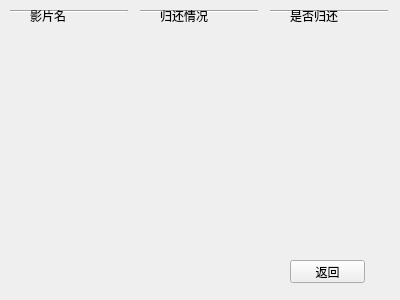
<?xml version="1.0" encoding="UTF-8"?>
<ui version="4.0">
 <class>guihuan</class>
 <widget class="QWidget" name="guihuan">
  <property name="geometry">
   <rect>
    <x>0</x>
    <y>0</y>
    <width>400</width>
    <height>300</height>
   </rect>
  </property>
  <property name="windowTitle">
   <string>Form</string>
  </property>
  <widget class="QPushButton" name="pushButton">
   <property name="geometry">
    <rect>
     <x>290</x>
     <y>260</y>
     <width>75</width>
     <height>23</height>
    </rect>
   </property>
   <property name="text">
    <string>返回</string>
   </property>
  </widget>
  <widget class="Line" name="line">
   <property name="geometry">
    <rect>
     <x>10</x>
     <y>10</y>
     <width>118</width>
     <height>3</height>
    </rect>
   </property>
   <property name="orientation">
    <enum>Qt::Horizontal</enum>
   </property>
  </widget>
  <widget class="QLabel" name="label">
   <property name="geometry">
    <rect>
     <x>30</x>
     <y>10</y>
     <width>54</width>
     <height>12</height>
    </rect>
   </property>
   <property name="text">
    <string>影片名</string>
   </property>
  </widget>
  <widget class="Line" name="line_2">
   <property name="geometry">
    <rect>
     <x>140</x>
     <y>10</y>
     <width>118</width>
     <height>3</height>
    </rect>
   </property>
   <property name="orientation">
    <enum>Qt::Horizontal</enum>
   </property>
  </widget>
  <widget class="QLabel" name="label_2">
   <property name="geometry">
    <rect>
     <x>160</x>
     <y>10</y>
     <width>54</width>
     <height>12</height>
    </rect>
   </property>
   <property name="text">
    <string>归还情况</string>
   </property>
  </widget>
  <widget class="Line" name="line_3">
   <property name="geometry">
    <rect>
     <x>270</x>
     <y>10</y>
     <width>118</width>
     <height>3</height>
    </rect>
   </property>
   <property name="orientation">
    <enum>Qt::Horizontal</enum>
   </property>
  </widget>
  <widget class="QLabel" name="label_3">
   <property name="geometry">
    <rect>
     <x>290</x>
     <y>10</y>
     <width>54</width>
     <height>12</height>
    </rect>
   </property>
   <property name="text">
    <string>是否归还</string>
   </property>
  </widget>
 </widget>
 <resources/>
 <connections/>
</ui>
